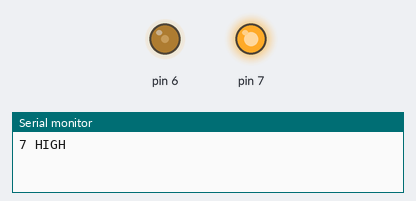
Bench run of a sketch on a simulated Arduino Uno, built with avr-gcc and run on an emulated ATmega328P. On the bench: output pins drawn as LEDs (lit = HIGH), the last lines printed to the serial monitor.

Above: at 0.05 s.
At 3.95 s:
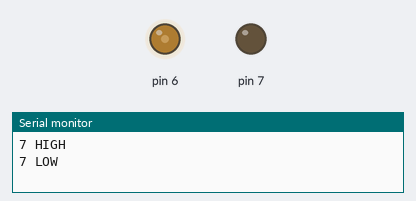
Timing chart, 0 to 4.6 s (numbered marks = the images above):
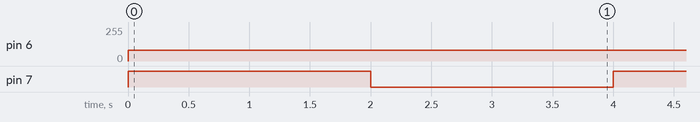

The sketch:

Relay.ino
```cpp
void setup() {
  Serial.begin(9600);
  pinMode(6, OUTPUT);
  pinMode(7, OUTPUT);
}

void loop() {
  analogWrite(6, 80);
  digitalWrite(7, HIGH);
  Serial.println("7 HIGH");
  delay(2000);
  digitalWrite(7, LOW);
  Serial.println("7 LOW");
  delay(2000);
}
```

Measured:
- by itself, pin 6: 0/255 → 80/255 at 0.00 s
- by itself, pin 7: alternates HIGH for 2.0 s and LOW for 2.0 s
